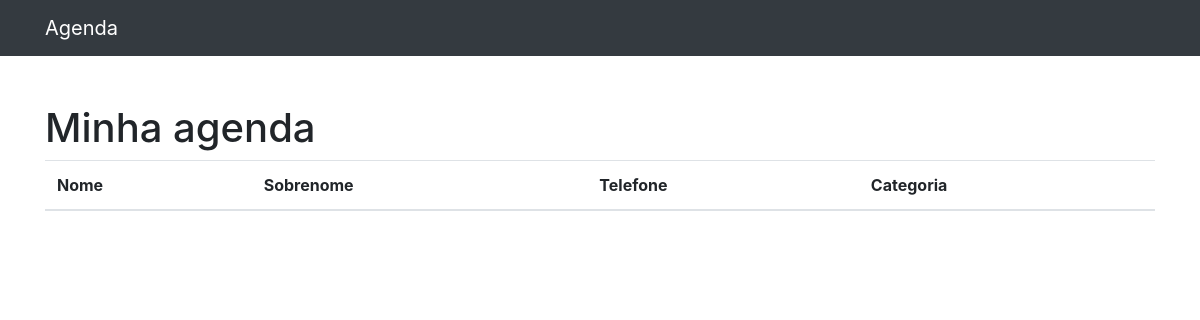
/, run on an earlier commit of the app's database.
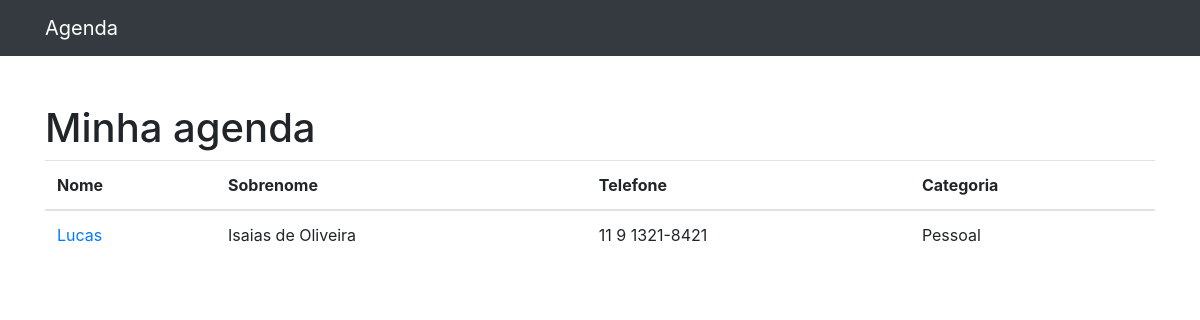
And on a later commit of the database.
### contatos/models.py (models this page shows, shortened)
class Contato(models.Model):
    nome = models.CharField(max_length=255)
    sobrenome = models.CharField(max_length=255, blank=True)
    telefone = models.CharField(max_length=255)
    email = models.CharField(max_length=255, blank=True)
    data_criacao = models.DateTimeField(default=timezone.now)
    descricao = models.TextField(blank=True)
    categoria = models.ForeignKey(Categoria, on_delete=models.DO_NOTHING)
    mostrar = models.BooleanField(default=True)

class Categoria(models.Model):
    nome = models.CharField(max_length=255)
    def __str__(self):
        return self.nome

### contatos/views.py (the view)
# urls.py: path("", views.index, name="index"),
def index(request):
    contatos = Contato.objects.all()
    return render(
        request,
        "contatos/index.html",
        {"contatos": contatos},  # Passo a chave e o valor (contém todos os dados).
    )

### contatos/templates/contatos/index.html
{% extends 'base.html'%}
{%block conteudo%}
<h1 class="mt-5">Minha agenda</h1>
        <table class="table">
          <thead>
            <tr>
              <th>Nome</th>
              <th>Sobrenome</th>
              <th>Telefone</th>
              <th>Categoria</th>
            </tr>
          </thead>
          <tbody>
          {% for contato in contatos %}
          {% if contato.mostrar%}
            <tr>
              <td>
                <a href="{% url 'ver_contato' contato.id %}">{{ contato.nome }}</a>
              </td>
              <td>{{ contato.sobrenome }}</td>
              <td>{{ contato.telefone }}</td>
              <td>{{ contato.categoria }}</td>
            </tr>
          {% endif %}
          {% endfor %}
          </tbody>
        </table>
{%endblock%}

What changed in the data, as far as the page shows it:
added Contato: nome "Lucas", sobrenome "Isaias de Oliveira", telefone "11 9 1321-8421", categoria "Pessoal"
